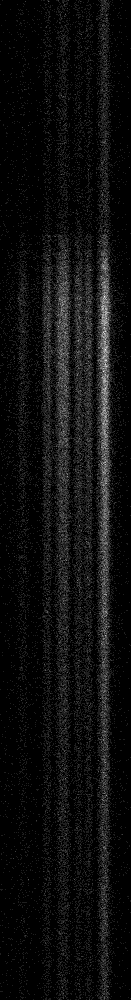
#> input picture data/linescan/example/green.tif, 131 x 1000 px
$ python minimal.py
#> lines starting #> are read from the running program, lines starting #| are printed output that depends on the picture
import numpy as np
import matplotlib.pyplot as plt
plt.plot(np.average(plt.imread("../../data/linescan/example/green.tif"),axis=1))
plt.savefig("output.png")
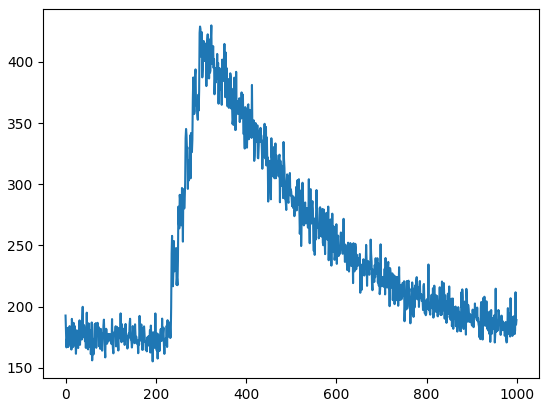
#> figure drawn by matplotlib, 1 panel; curve peaks at x = 323, y = 429.7
